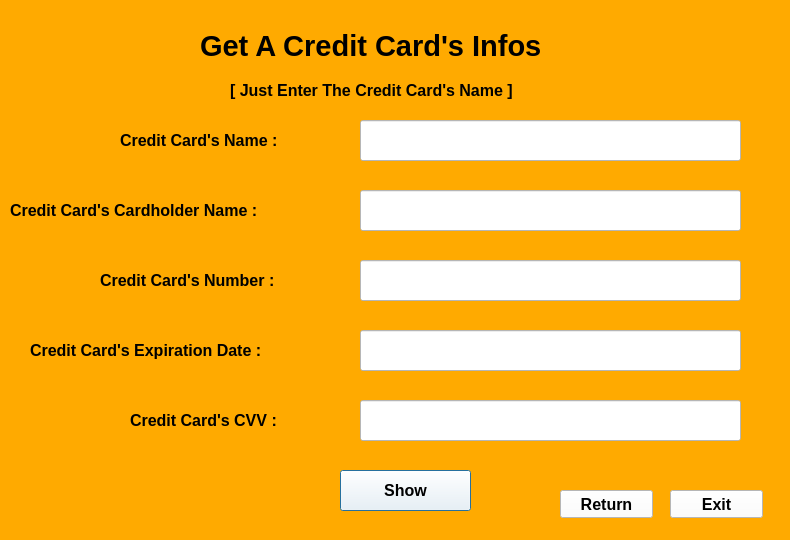
<?xml version="1.0" encoding="UTF-8"?>
<ui version="4.0">
 <class>Dialog</class>
 <widget class="QDialog" name="Dialog">
  <property name="geometry">
   <rect>
    <x>0</x>
    <y>0</y>
    <width>790</width>
    <height>540</height>
   </rect>
  </property>
  <property name="windowTitle">
   <string>Dialog</string>
  </property>
  <property name="styleSheet">
   <string notr="true">background-color: rgb(255, 170, 0);</string>
  </property>
  <widget class="QLabel" name="label_3">
   <property name="geometry">
    <rect>
     <x>10</x>
     <y>190</y>
     <width>311</width>
     <height>41</height>
    </rect>
   </property>
   <property name="font">
    <font>
     <family>MS Sans Serif</family>
     <pointsize>12</pointsize>
     <weight>75</weight>
     <bold>true</bold>
     <strikeout>false</strikeout>
    </font>
   </property>
   <property name="styleSheet">
    <string notr="true"/>
   </property>
   <property name="text">
    <string>Credit Card's Cardholder Name :</string>
   </property>
  </widget>
  <widget class="QLabel" name="label_5">
   <property name="geometry">
    <rect>
     <x>100</x>
     <y>260</y>
     <width>231</width>
     <height>41</height>
    </rect>
   </property>
   <property name="font">
    <font>
     <family>MS Sans Serif</family>
     <pointsize>12</pointsize>
     <weight>75</weight>
     <bold>true</bold>
     <strikeout>false</strikeout>
    </font>
   </property>
   <property name="text">
    <string>Credit Card's Number :</string>
   </property>
  </widget>
  <widget class="QLabel" name="label">
   <property name="geometry">
    <rect>
     <x>200</x>
     <y>10</y>
     <width>481</width>
     <height>71</height>
    </rect>
   </property>
   <property name="font">
    <font>
     <family>MS Sans Serif</family>
     <pointsize>22</pointsize>
     <weight>75</weight>
     <bold>true</bold>
     <strikeout>false</strikeout>
    </font>
   </property>
   <property name="text">
    <string>Get A Credit Card's Infos</string>
   </property>
  </widget>
  <widget class="QPushButton" name="Show">
   <property name="geometry">
    <rect>
     <x>340</x>
     <y>470</y>
     <width>131</width>
     <height>41</height>
    </rect>
   </property>
   <property name="font">
    <font>
     <family>MS Sans Serif</family>
     <pointsize>12</pointsize>
     <weight>75</weight>
     <bold>true</bold>
     <strikeout>false</strikeout>
    </font>
   </property>
   <property name="styleSheet">
    <string notr="true">background-color: rgb(255, 255, 255);</string>
   </property>
   <property name="text">
    <string>Show</string>
   </property>
  </widget>
  <widget class="QLabel" name="label_2">
   <property name="geometry">
    <rect>
     <x>120</x>
     <y>120</y>
     <width>201</width>
     <height>41</height>
    </rect>
   </property>
   <property name="font">
    <font>
     <family>MS Sans Serif</family>
     <pointsize>12</pointsize>
     <weight>75</weight>
     <bold>true</bold>
     <strikeout>false</strikeout>
    </font>
   </property>
   <property name="styleSheet">
    <string notr="true"/>
   </property>
   <property name="text">
    <string>Credit Card's Name :</string>
   </property>
  </widget>
  <widget class="QPushButton" name="ReturnButton">
   <property name="geometry">
    <rect>
     <x>560</x>
     <y>490</y>
     <width>93</width>
     <height>28</height>
    </rect>
   </property>
   <property name="font">
    <font>
     <family>MS Sans Serif</family>
     <pointsize>12</pointsize>
     <weight>75</weight>
     <bold>true</bold>
    </font>
   </property>
   <property name="styleSheet">
    <string notr="true">background-color: rgb(255, 255, 255);</string>
   </property>
   <property name="text">
    <string>Return</string>
   </property>
  </widget>
  <widget class="QLabel" name="label_4">
   <property name="geometry">
    <rect>
     <x>30</x>
     <y>330</y>
     <width>301</width>
     <height>41</height>
    </rect>
   </property>
   <property name="font">
    <font>
     <family>MS Sans Serif</family>
     <pointsize>12</pointsize>
     <weight>75</weight>
     <bold>true</bold>
     <strikeout>false</strikeout>
    </font>
   </property>
   <property name="text">
    <string>Credit Card's Expiration Date :</string>
   </property>
  </widget>
  <widget class="QPushButton" name="Exit">
   <property name="geometry">
    <rect>
     <x>670</x>
     <y>490</y>
     <width>93</width>
     <height>28</height>
    </rect>
   </property>
   <property name="font">
    <font>
     <family>MS Sans Serif</family>
     <pointsize>12</pointsize>
     <weight>75</weight>
     <bold>true</bold>
    </font>
   </property>
   <property name="styleSheet">
    <string notr="true">background-color: rgb(255, 255, 255);</string>
   </property>
   <property name="text">
    <string>Exit</string>
   </property>
  </widget>
  <widget class="QLabel" name="label_6">
   <property name="geometry">
    <rect>
     <x>230</x>
     <y>80</y>
     <width>421</width>
     <height>21</height>
    </rect>
   </property>
   <property name="font">
    <font>
     <family>MS Sans Serif</family>
     <pointsize>12</pointsize>
     <weight>75</weight>
     <bold>true</bold>
    </font>
   </property>
   <property name="text">
    <string>[ Just Enter The Credit Card's Name ]</string>
   </property>
  </widget>
  <widget class="QLineEdit" name="CreditCardNumber">
   <property name="geometry">
    <rect>
     <x>360</x>
     <y>260</y>
     <width>381</width>
     <height>41</height>
    </rect>
   </property>
   <property name="styleSheet">
    <string notr="true">background-color: rgb(255, 255, 255);</string>
   </property>
  </widget>
  <widget class="QLineEdit" name="CreditCardName">
   <property name="geometry">
    <rect>
     <x>360</x>
     <y>120</y>
     <width>381</width>
     <height>41</height>
    </rect>
   </property>
   <property name="styleSheet">
    <string notr="true">background-color: rgb(255, 255, 255);</string>
   </property>
  </widget>
  <widget class="QLineEdit" name="CreditCardholderName">
   <property name="geometry">
    <rect>
     <x>360</x>
     <y>190</y>
     <width>381</width>
     <height>41</height>
    </rect>
   </property>
   <property name="styleSheet">
    <string notr="true">background-color: rgb(255, 255, 255);</string>
   </property>
  </widget>
  <widget class="QLineEdit" name="CreditCardExpirationDate">
   <property name="geometry">
    <rect>
     <x>360</x>
     <y>330</y>
     <width>381</width>
     <height>41</height>
    </rect>
   </property>
   <property name="styleSheet">
    <string notr="true">background-color: rgb(255, 255, 255);</string>
   </property>
  </widget>
  <widget class="QLabel" name="label_7">
   <property name="geometry">
    <rect>
     <x>130</x>
     <y>400</y>
     <width>201</width>
     <height>41</height>
    </rect>
   </property>
   <property name="font">
    <font>
     <family>MS Sans Serif</family>
     <pointsize>12</pointsize>
     <weight>75</weight>
     <bold>true</bold>
     <strikeout>false</strikeout>
    </font>
   </property>
   <property name="text">
    <string>Credit Card's CVV :</string>
   </property>
  </widget>
  <widget class="QLineEdit" name="CreditCardCVV">
   <property name="geometry">
    <rect>
     <x>360</x>
     <y>400</y>
     <width>381</width>
     <height>41</height>
    </rect>
   </property>
   <property name="styleSheet">
    <string notr="true">background-color: rgb(255, 255, 255);</string>
   </property>
  </widget>
 </widget>
 <resources/>
 <connections/>
</ui>
